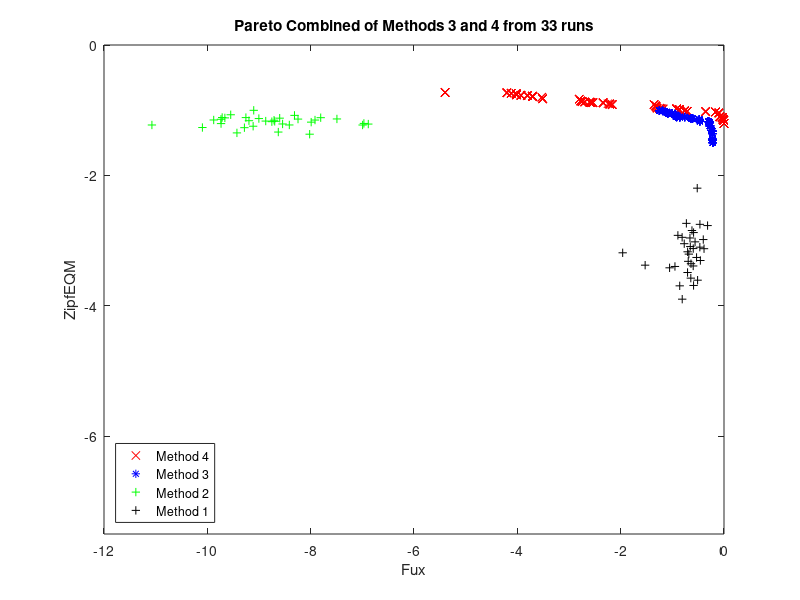

MATLAB code for this plot:
close all
clear all

convMeanIP = load('0F_900InitPopParetoCombined_33_p300_c0.7_m0.3_M_2016_12_10_9_39_17.mid.dat')
convMeanPC = load('0F_900ParetoCombined_33_p300_c0.7_m0.3_M_2016_12_9_3_36_4.mid.dat')
bestZipf = load('2F_1_zipf33_p300_c0.9_m0.1.dat')
bestFux = load('1F_1_fux33_p300_c0.9_m0.1.dat')
plot(convMeanIP(:,1), convMeanIP(:,2), 'rx')
hold
axis([-12 0 -7.5 0])
plot(convMeanPC(:,1), convMeanPC(:,2), 'b*')
plot(bestZipf(:,1), bestZipf(:,2), 'g+')
plot(bestFux(:,1), bestFux(:,2), 'k+')
xlabel ('Fux')
ylabel ('ZipfEQM')
legend('Method 4', 'Method 3', 'Method 2', 'Method 1')
legend('location','southwest')
title('Pareto Combined of Methods 3 and 4 from 33 runs')
